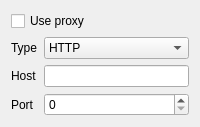
      <widget class="QWidget" name="pageProxy">
       <layout class="QFormLayout" name="formLayout_10">
        <item row="0" column="0" colspan="2">
         <widget class="QCheckBox" name="checkProxyUse">
          <property name="text">
           <string>Use proxy</string>
          </property>
         </widget>
        </item>
        <item row="1" column="0" colspan="2">
         <widget class="QWidget" name="widgetProxy" native="true">
          <layout class="QFormLayout" name="formLayout_16">
           <property name="leftMargin">
            <number>0</number>
           </property>
           <property name="topMargin">
            <number>0</number>
           </property>
           <property name="rightMargin">
            <number>0</number>
           </property>
           <property name="bottomMargin">
            <number>0</number>
           </property>
           <item row="1" column="0">
            <widget class="QLabel" name="label_56">
             <property name="text">
              <string>Host</string>
             </property>
            </widget>
           </item>
           <item row="2" column="0">
            <widget class="QLabel" name="label_57">
             <property name="text">
              <string>Port</string>
             </property>
            </widget>
           </item>
           <item row="2" column="1">
            <widget class="QSpinBox" name="spinProxyPort">
             <property name="maximum">
              <number>99999</number>
             </property>
            </widget>
           </item>
           <item row="1" column="1">
            <widget class="QLineEdit" name="lineProxyHostName"/>
           </item>
           <item row="0" column="0">
            <widget class="QLabel" name="label_4">
             <property name="text">
              <string>Type</string>
             </property>
            </widget>
           </item>
           <item row="0" column="1">
            <widget class="QComboBox" name="comboProxyType">
             <item>
              <property name="text">
               <string>HTTP</string>
              </property>
             </item>
             <item>
              <property name="text">
               <string>SOCKS v5</string>
              </property>
             </item>
            </widget>
           </item>
          </layout>
         </widget>
        </item>
       </layout>
      </widget>
